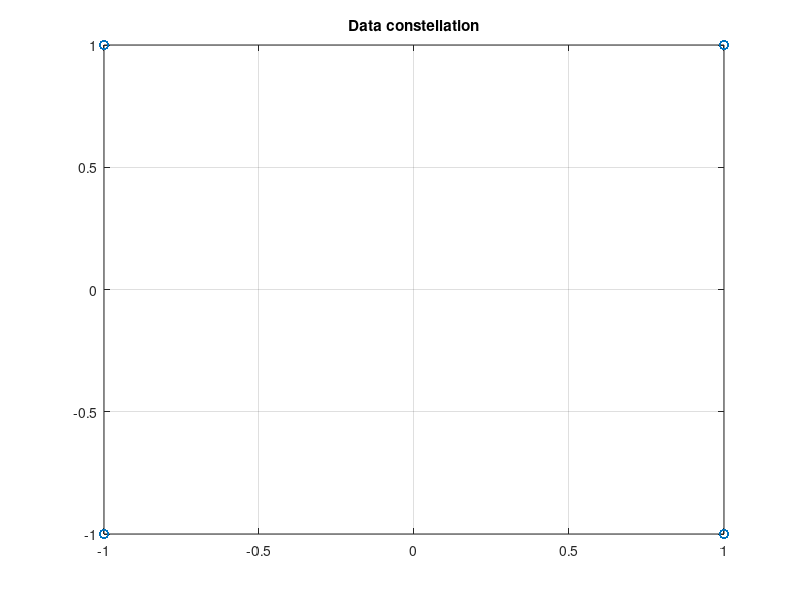

This figure's MATLAB source: (Note: this script raises an error after producing the figure.)
%% Wlasna kopia czesci nadawczej z wykladu 03/11/2026 (KAMIL)
% Zrodlo: src/others/wyklad.m  (ORYGINALU NIE EDYTOWAC)
%
% Zmiany wzgledem wyklad.m:
%   - stale nazwane zamiast "magicznych liczb" (1024, 1.5*fft_size, 101...)
%   - jednakowa dlugosc GI dla symbolu pilotowego i danych
%     (w wykladzie linia 55: end-fft_size-1 -> 1026 probek zamiast 1024)
%   - dopelnienie zerami przy nadprobkowaniu liczone z ups,
%     a nie na sztywno 1.5*fft_size
%   - nieuzywana stala GI = 4 zastapiona gi_len (w probkach)
%   - recznie zrobione przesuniecie widma (fftshift nie jest na liscie
%     dozwolonych funkcji)
%   - sygnal wyjsciowy jako wektor kolumnowy (tego oczekuja funkcje kanalu
%     i odbiornik)
%   - sekcja kontrolna "loopback": FFT po stronie odbiorczej bez kanalu,
%     h liczone tylko na podnosnych niezerowych (w wykladzie linia 126
%     dzielila 823 probki przez 4096-elementowe p)
%
% UWAGA: symbol zlozony z samych pilotow to tylko demo z wykladu.
% Zadanie projektowe wymaga pilotow rozproszonych (z interpolacja).
clc; close all; clear all;

show_plots = true;

%% Constants
fprintf("[wyklad_tx] started\n");
% Transmitted constellation (QPSK)
K = [1+1i, 1-1i, -1+1i, -1-1i];
% FFT size (number of subcarriers before oversampling)
fft_size = 1024;
% Elementary period (as in the lecture)
tel = 1000/1024 * 1e-6;
% Oversampling
ups = 4;
% IFFT size after oversampling
ifft_size = ups * fft_size;
% Guard interval length in samples (after oversampling) - lecture: 1024
gi_len = fft_size;
% Zero subcarriers (frequency guard bands)
l_zeros = 101;
r_zeros = 100;
non_zero = fft_size - l_zeros - r_zeros;
% Zeros added on each side when oversampling
os_pad = (ifft_size - fft_size) / 2;

fprintf("[wyklad_tx] fft_size=%d, ups=%d, ifft_size=%d, gi_len=%d, used=%d\n", ...
    fft_size, ups, ifft_size, gi_len, non_zero);

%% Data symbols (random test data - later replaced by the payload)
fprintf("[wyklad_tx] generating %d QPSK data symbols\n", non_zero);
d = K(randi(length(K), 1, non_zero));
if show_plots, figure(); plot(d, 'o'); title('Data constellation'); grid on; end

%% Pilot symbols (whole symbol of BPSK pilots - lecture demo only)
fprintf("[wyklad_tx] generating %d pilot symbols\n", non_zero);
p_used = 2 * sign(randn(1, non_zero));

%% OFDM modulation of both symbols
sym_d = ofdm_symbol_local(d,      l_zeros, r_zeros, os_pad, gi_len);
sym_p = ofdm_symbol_local(p_used, l_zeros, r_zeros, os_pad, gi_len);

%% Frame: pilot symbol + data symbol (column vector)
tx = [sym_p, sym_d].';
fprintf("[wyklad_tx] frame length: %d samples (%d per symbol)\n", ...
    length(tx), ifft_size + gi_len);

if show_plots
    figure();
    plot(20*log10(abs(shift_local(fft(tx.')))));
    title('TX spectrum'); grid on;
end

%% ========================================================================
% Loopback check (no channel) - simplified receiver from the lecture
% =========================================================================
fprintf("[wyklad_tx] loopback check started\n");
rx = tx.';
sym_len = ifft_size + gi_len;

% drop GI of each symbol
rx_p = rx(gi_len+1 : sym_len);
rx_d = rx(sym_len+gi_len+1 : 2*sym_len);

% FFT + shift back
rx_p = shift_local(fft(rx_p));
rx_d = shift_local(fft(rx_d));

% keep only used subcarriers
used_idx = os_pad + l_zeros + (1:non_zero);
rx_p = rx_p(used_idx);
rx_d = rx_d(used_idx);

% channel estimate from pilots and equalization
h = rx_p ./ p_used;
u = rx_d ./ h;

err = max(abs(u - d));
fprintf("[wyklad_tx] loopback max |u - d| = %.3e\n", err);
if err < 1e-9
    fprintf("[wyklad_tx] loopback OK\n");
else
    fprintf("[wyklad_tx] loopback FAILED\n");
end
if show_plots, figure(); plot(u, 'o'); title('Equalized symbols (loopback)'); grid on; end

fprintf("[wyklad_tx] finished\n");

%% ========================================================================
% Local helper functions
% =========================================================================
function sym = ofdm_symbol_local(q, l_zeros, r_zeros, os_pad, gi_len)
    % zero subcarriers -> oversampling -> shift -> IFFT -> GI
    q = [zeros(1, l_zeros), q, zeros(1, r_zeros)];
    q = [zeros(1, os_pad), q, zeros(1, os_pad)];
    q = shift_local(q);
    sym = ifft(q);
    sym = [sym(end-gi_len+1:end), sym];
end

function y = shift_local(x)
    % swap halves of an even-length vector (fftshift == ifftshift here)
    n = length(x);
    y = [x(n/2+1:end), x(1:n/2)];
end
